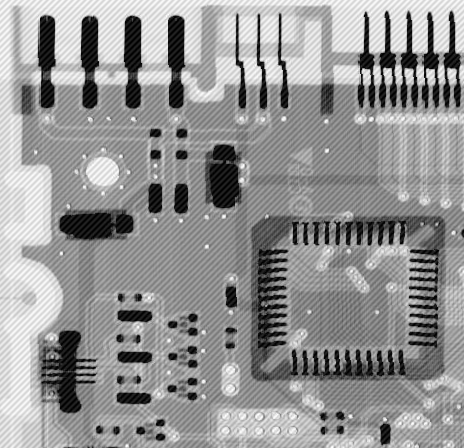
#> input picture data/P3_fig3.png, 464 x 448 px
$ python 3F.py
#> lines starting #> are read from the running program, lines starting #| are printed output that depends on the picture
### freq_filters.py
import numpy as np

# Lowpass Filter
###############################################################################
# INPUT
# shape:		P x Q shape of filter
# d0:		  	Cutoff frequency
# ftype:		Filter type ('ideal', 'butterworth' or 'gaussian')
# n:			Order of filter (only applies for butterworth filters)
# u_k:			u position of notch pair (only applies for notch filters)
# v_k:			v position of notch pair (only applies for notch filters)
###############################################################################
# OUTPUT
# H:		   A lowpass filter with input parameters
###############################################################################
def lowpass_filter(shape, d0=160, ftype='butterworth', n=2, u_k=0, v_k=0):

	P, Q = shape
	# Initialize filter with zeros
	H = np.zeros((P, Q))

	# Traverse through filter
	for u in range(0, P):
		for v in range(0, Q):
			# Get euclidean distance from point D(u,v) to the center
			D_uv = np.sqrt((u - P/2 + u_k)**2 + (v - Q/2 + v_k)**2)

			# Define lowpass transfer funtion according to filter type
			if ftype == 'ideal':

				if D_uv <= d0:
					H[u, v] = 1.0

			elif ftype == 'butterworth':

				H[u, v] = 1/(1 + (D_uv/d0)**(2*n))

			elif ftype == 'gaussian':

				H[u, v] = np.exp(-D_uv**2 / (2*d0)**2)

	return H

# Highpass Filter
###############################################################################
# INPUT
# shape:		P x Q shape of filter
# d0:		  	Cutoff frequency
# ftype:		Filter type ('ideal', 'butterworth' or 'gaussian')
# n:			Order of filter (only applies for butterworth filters)
# u_k:			u position of notch pair (only applies for notch filters)
# v_k:			v position of notch pair (only applies for notch filters)
###############################################################################
# OUTPUT
# H:		   A highpass filter with input parameters
###############################################################################
def highpass_filter(shape, d0=160, ftype='butterworth', n=2, u_k=0, v_k=0):
	# Inverse of lowpass
	H = 1.0 - lowpass_filter(shape, d0, ftype, n, u_k, v_k)
	return H

# Bandreject Filter
###############################################################################
# INPUT
# shape:		P x Q shape of filter
# d0:		  	Cutoff frequency
# w:			Width of the band
# ftype:		Filter type ('ideal', 'butterworth' or 'gaussian')
# n:			Order of filter (only applies for butterworth filters)
###############################################################################
# OUTPUT
# H:		   A bandreject filter with input parameters
###############################################################################
# [50 lines left out: functions bandreject_filter, bandpass_filter, not called in this run]

# Notch Reject Filter (several notch pairs not implemented)
###############################################################################
# INPUT
# shape:		P x Q shape of filter
# d0:		  	Cutoff frequency
# ftype:		Filter type ('ideal', 'butterworth' or 'gaussian')
# n:			Order of filter (only applies for butterworth filters)
# u_k:			u position of notch pair
# v_k:			v position of notch pair
###############################################################################
# OUTPUT
# H:		   A notch reject filter with input parameters
###############################################################################
def notch_reject_filter(shape, d0=160, ftype='butterworth', n=2, u_k=0, v_k=0):
	# Form product of highpass filters at position (-u_k, -v_k) and (u_k, v_k)
	H = highpass_filter(shape, d0, ftype, n, -u_k, -v_k) * highpass_filter(shape, d0, ftype, n, u_k, v_k)
	return H

# Notch Pass Filter (several notch pairs not implemented)
###############################################################################
# INPUT
# shape:		P x Q shape of filter
# d0:		  	Cutoff frequency
# ftype:		Filter type ('ideal', 'butterworth' or 'gaussian')
# n:			Order of filter (only applies for butterworth filters)
# u_k:			u position of notch pair
# v_k:			v position of notch pair
###############################################################################
# OUTPUT
# H:		   A notch pass filter with input parameters
###############################################################################
def notch_pass_filter(shape, d0=160, ftype='butterworth', n=2, u_k=0, v_k=0):
	# Inverse of notch reject
	H = 1.0 - notch_reject_filter(shape, d0, ftype, n, u_k, v_k)
	return H


# Filter image in frequency domain
###############################################################################
# INPUT
# img:			Input image
# fclass:		Filter class ('lowpass', 'highpass', 'bandreject' or 'bandpass')
# ftype:		Filter type ('ideal', 'butterworth' or 'gaussian')
# d0:			Cutoff frequency
# w:			Width of the band (only applies for bandpass/bandreject filters)
# n:			Order of filter (only applies for butterworth filters)
###############################################################################
# OUTPUT
# G:		   Output image
# H:		   Filter image
# P:		   Power spectrum of input image
###############################################################################
def filter_image_freq(img, fclass='lowpass', ftype='butterworth', d0=160, w=20, n=2, u_k=0, v_k=0):

	# Get padding parameters
	M, N = img.shape
	P = 2*M
	Q = 2*N

	# Take the fourier transform of the image, with padding to shape P X Q
	F = np.fft.fft2(img, s=(P,Q))

	# Shift the low frequencies to the center.
	F = np.fft.fftshift(F)

	# Get power spectrum of the image
	pow_spec = np.abs(F)**2

	# Create a filter with input parameters
	if fclass == 'lowpass':
		H = lowpass_filter(F.shape, d0, ftype, n)
	elif fclass == 'highpass':
		H = highpass_filter(F.shape, d0, ftype, n)
	elif fclass == 'bandreject':
		H = bandreject_filter(F.shape, d0, w, ftype, n)
	elif fclass == 'bandpass':
		H = bandpass_filter(F.shape, d0, w, ftype, n)
	elif fclass == 'notchreject':
		H = notch_reject_filter(F.shape, d0, ftype, n, u_k, v_k)
	elif fclass == 'notchpass':
		H = notch_pass_filter(F.shape, d0, ftype, n, u_k, v_k)

	# Form product of image with filter
	G = F * H

	# Shift frequencies back
	G = np.fft.ifftshift(G)

	# Inverse fourier transform to get output image in spatial domain
	G = np.fft.ifft2(G)

	# Get real values
	G = np.abs(G)

	# Extract M x N image from top left quadrant
	G = G[0:M, 0:N]

	# Return output image, the filter used and the power spectrum of input image
	return G, np.abs(H), np.log(pow_spec)

### scaling_functions.py
import numpy as np

# Convert image to double [0, 1] scale
# [6 lines left out: function im2double, not called in this run]

# Convert image to uint8 [0, 255] scale (assumes img is scaled in range [0,1])
def im2uint8(img):
    # Scale to [0, 255] and round off to nearest integer
    out = np.around(255*img)
    # Clip values outside range [0, 255]
    out = np.clip(out, a_min=0, a_max=255)
    return out.astype(np.uint8)

### 3F.py
import numpy as np
import matplotlib.pyplot as plt
import matplotlib.image as mpimg

from freq_filters import filter_image_freq
from scaling_functions import im2double, im2uint8

# Global max and min intensity values for plotting
max_r = np.iinfo(np.uint8).max
min_r = np.iinfo(np.uint8).min

if __name__ == "__main__":
	# Load image to numpy array
	img = mpimg.imread('data/P3_fig3.png')
#> img is the input picture: shape (448, 464) float32; min 0, max 1, mean 0.579

	# Filter image in frequency domain using a notch reject filter of order 2
	# with cutoff frequency 15 at position (150,150) and (-150,-150)
	G, H, P = filter_image_freq(img, fclass='notchreject', ftype='butterworth',
								d0=15, n=2, u_k=150, v_k=150)
#> in filter_image_freq, `G = np.abs(G)`:
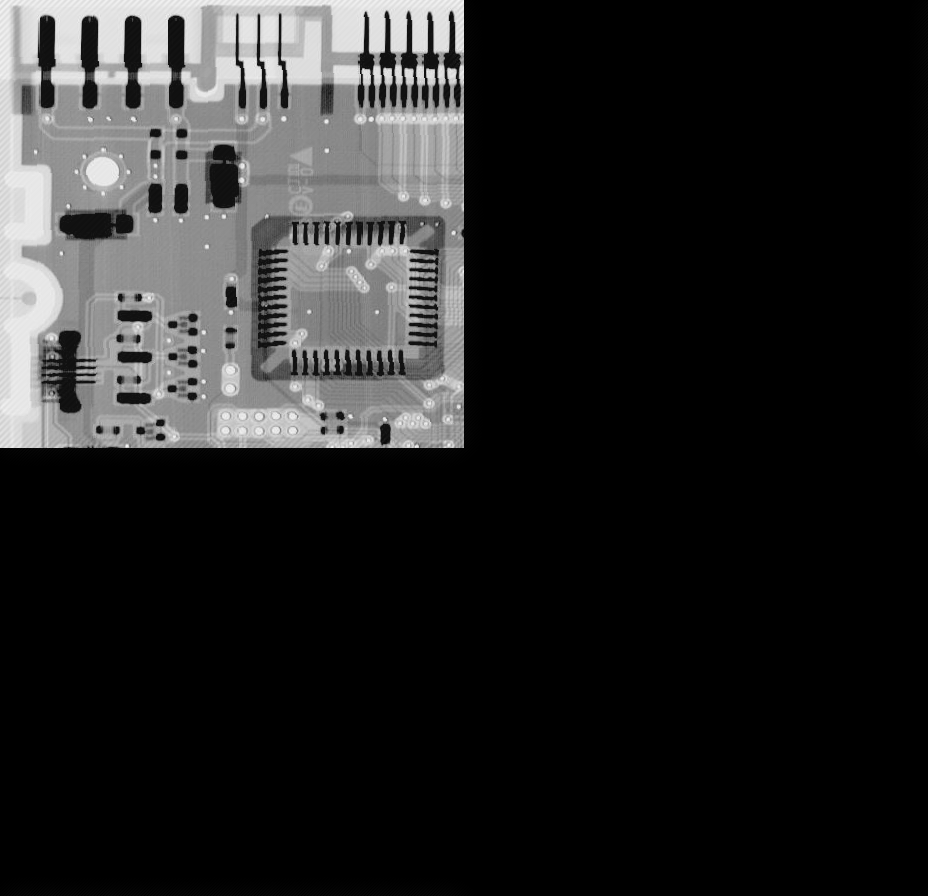
#> G: shape (896, 928) float64; min 9.88e-15, max 0.972, mean 0.145
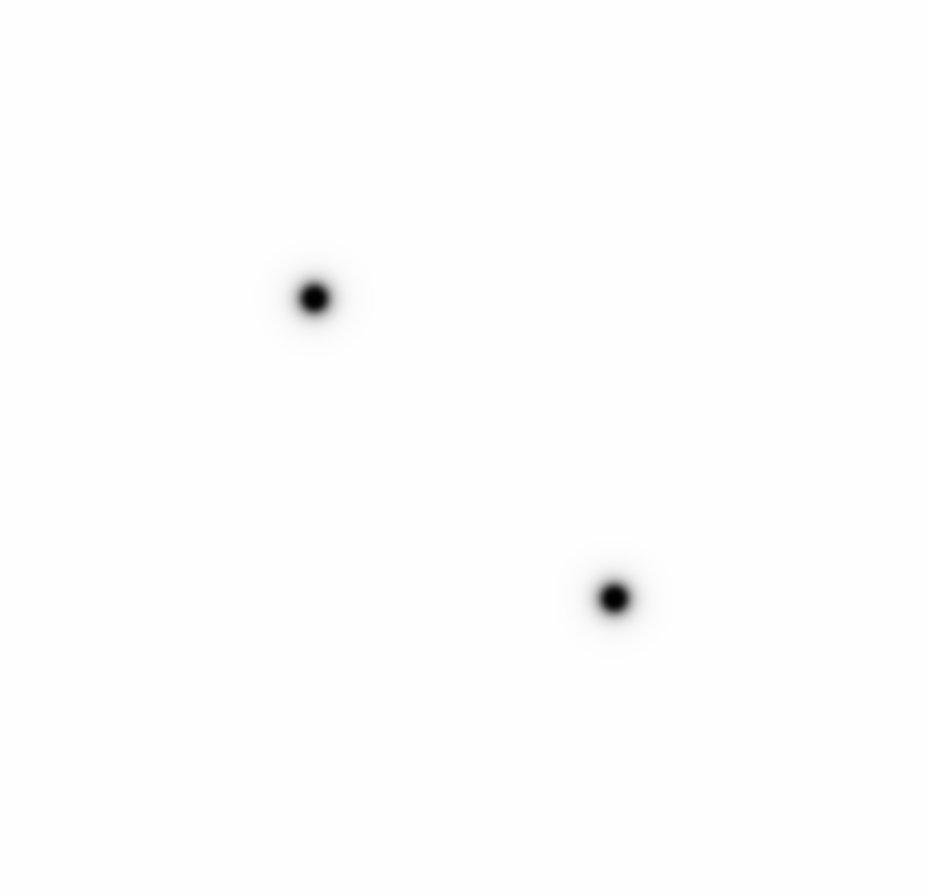
#> H: shape (896, 928) float64; min 0, max 1, mean 0.997
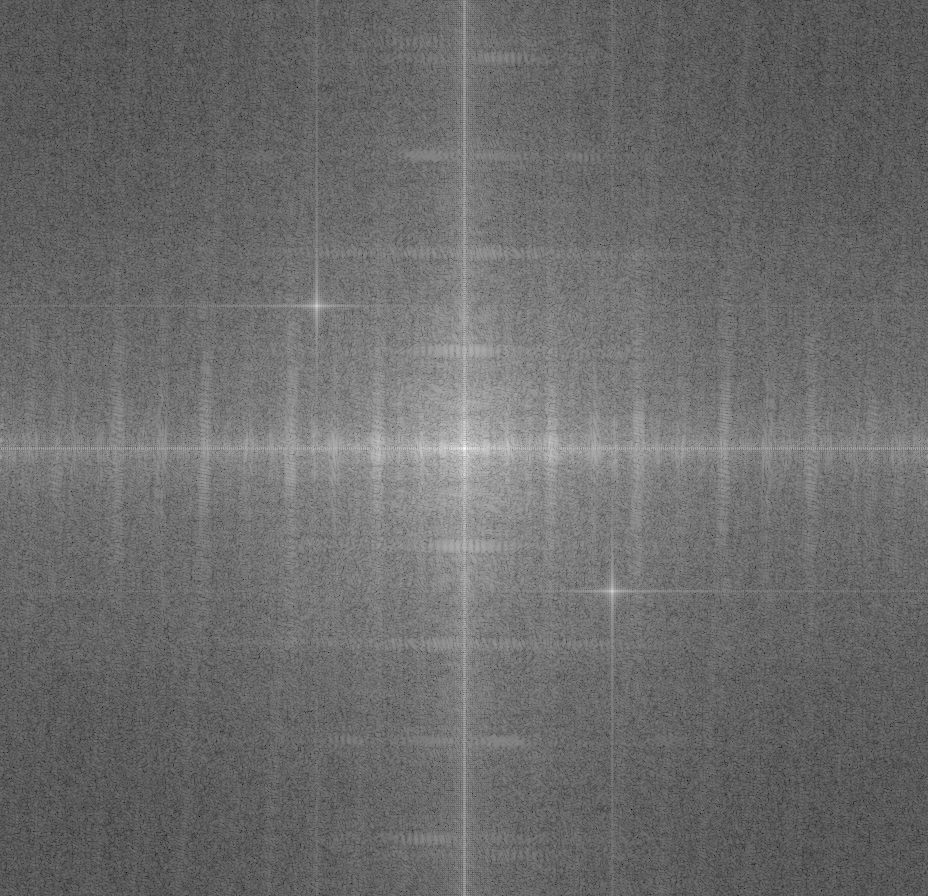
#> P: shape (896, 928) float64; min -9.42, max 23.4, mean 4.5; drawn with min black and max white

	# Get spatial noise pattern using the notch pass filter with same parameters
	G2, _, _ = filter_image_freq(img, fclass='notchpass', ftype='butterworth',
								 d0=15, n=2, u_k=150, v_k=150)
#> call 2 of filter_image_freq, with fclass = 'notchpass', ftype = 'butterworth', d0 = 15, w = 20, n = 2, u_k = 150, v_k = 150
#> in filter_image_freq (call 2), `G = np.abs(G)`:
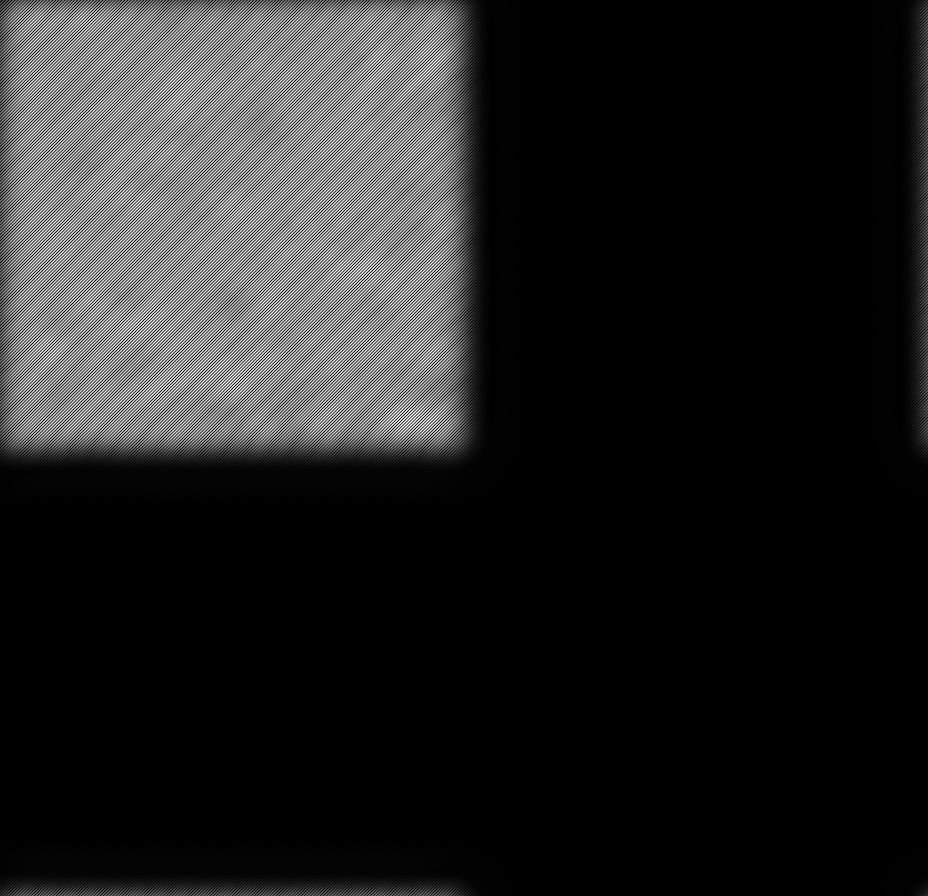
#> G: shape (896, 928) float64; min 9.87e-15, max 0.0728, mean 0.0102; drawn with min black and max white
#> in filter_image_freq (call 2), `G = G[0:M, 0:N]`:
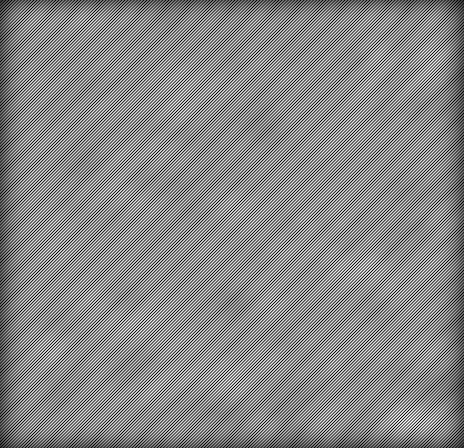
#> G: shape (448, 464) float64; min 6.84e-07, max 0.0728, mean 0.0388; drawn with min black and max white

	# Scale to uint8 before displaying
	img = im2uint8(img)
	G = im2uint8(G)
	G2 = im2uint8(G2)

	# Plot results
	fig = plt.figure()
	fig.suptitle('3F: Denoising', fontsize=20)

	ax = plt.subplot(2,3,1)
	ax.set_title("Original Image")
	plt.imshow(img, cmap=plt.cm.gray, vmin=min_r, vmax=max_r)
	plt.axis('off')

	ax = plt.subplot(2,3,3)
	ax.set_title("Result")
	plt.imshow(G, cmap=plt.cm.gray, vmin=min_r, vmax=max_r)
	plt.axis('off')

	ax = plt.subplot(2,3,4)
	ax.set_title("Image Power Spectrum")
	plt.imshow(P, cmap=plt.cm.gray)
	plt.axis('off')

	ax = plt.subplot(2,3,5)
	ax.set_title("Notch Reject Filter (d0=15, n=2, u_k=150, v_k=150)")
	plt.imshow(H, cmap=plt.cm.gray)
	plt.axis('off')

	ax = plt.subplot(2,3,6)
	ax.set_title("Spatial Noise Pattern")
	plt.imshow(G2, cmap=plt.cm.gray)
	plt.axis('off')

	# figManager = plt.get_current_fig_manager()
	# figManager.window.showMaximized()
	plt.show()
